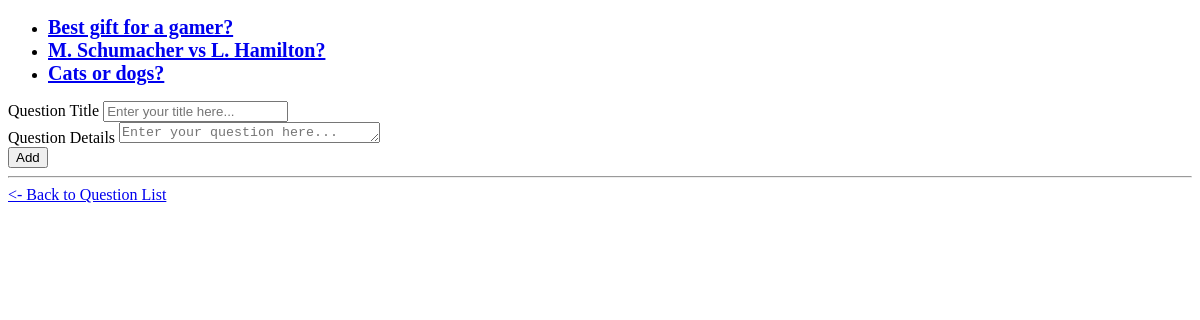
Page /tellme/ on the earlier database version.
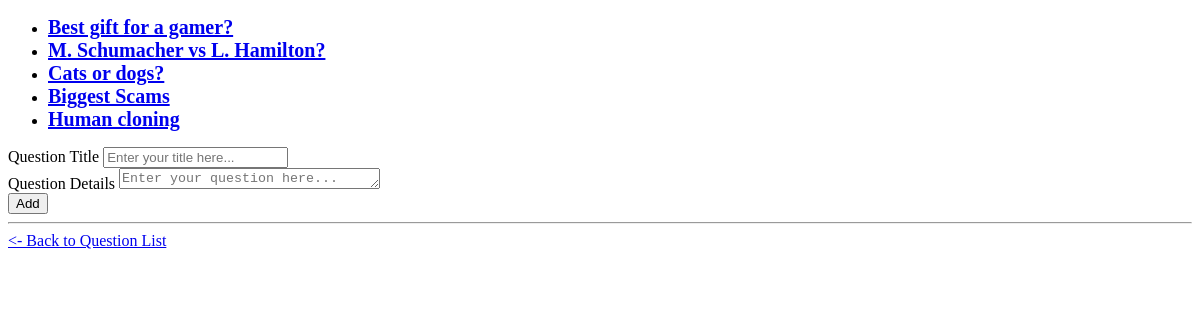
Same page on the later database version.
### tellme/models.py (models this page shows, shortened)
class Question(models.Model):
    q_title = models.CharField(max_length=100)
    q_text = models.CharField(max_length=300)
    q_date = models.DateTimeField('Date published')

### tellme/views.py (the view)
# urls.py: path('', views.index, name="index"),
def index(request):
    print("INDEX")
    latest_questions = Question.objects.order_by('q_date')[:5]
    context = {'latest_questions':latest_questions}
    return render(request, 'tellme/index.html', context)

### tellme/templates/tellme/index.html (shortened to what this page needs)
{% extends 'tellme/base.html' %}
{% block main_content %}
    {% if latest_questions %}
    <ul>
        {% for question in latest_questions %}
        <li><a href={% url "tellme:detail" question.id %}><b>{{question.q_title}}</b></a></li>
        {% endfor %}
    </ul>
    {% else %}
        <p>No questions yet. Please add a few.</p>
    {% endif %}
        <form action="{% url 'tellme:add_question' %}" method="post">
            <label for="q_title">Question Title</label>
            <input type="text" id="q_title" name="q_title" placeholder="Enter your title here..." required><br>
            <label for="q_text">Question Details</label>
            <textarea id="q_text" name="q_text" rows="1" cols="30" placeholder="Enter your question here..." required></textarea><br>
            <input type="submit" value="Add" />
        </form>
{% endblock %}

### tellme/templates/tellme/base.html (shortened to what this page needs)
{% load static %}
<!DOCTYPE html>
<html lang="en">
<head>
    <link rel="stylesheet" type="text/css" href="{% static 'tellme/style.css' %}" />
</head>
<body>
    {% block main_content %}
    {% endblock %}
    {% include 'tellme/footer.html' %}
</body>
</html>

### tellme/templates/tellme/footer.html (shortened to what this page needs)
<hr>
<a href="{% url 'tellme:index' %}">
    <- Back to Question List</a>

### tellme/static/tellme/style.css (style rules this page uses)
li a { font-size: 20px; }

Differences in the rows shown:
added Question: q_title "Biggest Scams"
added Question: q_title "Human cloning"
